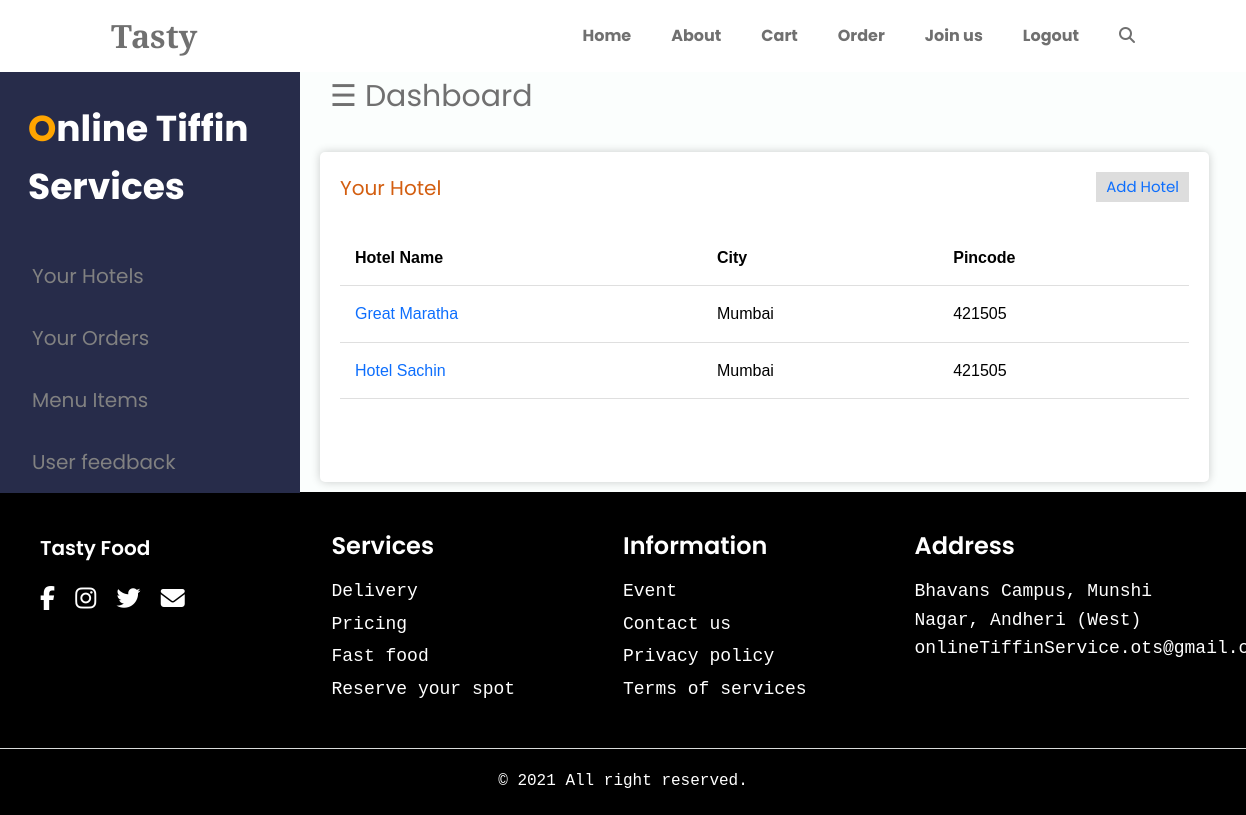
The page /hotel/dashboard/ (signed in) on the database its author committed.
### hotel_register/models.py (models this page shows, shortened)
class Hotel(models.Model):
    name = models.CharField(max_length=50)
    registation_form = models.ForeignKey(Hotel_Form, on_delete=models.CASCADE)
    address = models.CharField(max_length=1000)
    city = models.CharField(max_length=100)
    pincode = models.IntegerField()
    image = models.ImageField(upload_to="hotel_image")
    hotel_number = models.IntegerField()
    hotel_email = models.CharField(max_length=50)
    shop_license_number = models.IntegerField(blank=True, null=True)
    fssai_number = models.IntegerField(blank=True, null=True)
    fssai_image = models.FileField(upload_to = "fssai", blank=True, null=True)

### hotel_register/views.py (the view)
# urls.py: path('dashboard/', views.dashboard, name="dashboard"),
def dashboard(request):
    if request.user.is_authenticated:
        hotel_form = Hotel_Form.objects.get(customer=request.user)
        hotels = Hotel.objects.filter(registation_form = hotel_form)
        return render(request, 'hotel_register/dashboard.html', {"hotels" : hotels})
    messages.error(request, "Login required")
    return redirect('login')

### hotel_register/templates/hotel_register/dashboard.html (shortened to what this page needs)
{% extends "food/base.html" %}
{% load static %}
{% block style %}
  <link rel="stylesheet" href="{% static 'css/dashboard.css' %}">
{% endblock style %}
{% block content %}
<div class="mydashboard">
  <div id="mySidenav" class="sidenav">
    <p class="logo"><span>O</span>nline Tiffin Services</p>
    <a href="{% url 'owner_hotel' %}" class="icon-a">Your Hotels</a>
    <a href="{% url 'owner_orders' %}" class="icon-a">Your Orders</a>
    <a href="{% url 'owner_menu_items' %}" class="icon-a">Menu Items</a>
    <a href="{% url 'hotel_feedback' %}" class="icon-a">User feedback</a>
  </div>
  <div id="main">
    <div class="head">
      <div class="col-div-6">
        <span style="font-size:30px;cursor:pointer;" class="nav">&#9776; Dashboard</span>
      </div>
    </div>
    <div class="col-div-12">
      <div class="box-8">
        <div class="content-box">
          <p>Your Hotel <span><a href="{% url 'add_hotel' %}">Add Hotel</a></span></p>
          <br />
          <table>
            <tr>
              <th>Hotel Name</th>
              <th>City</th>
              <th>Pincode</th>
            </tr>
            {% for hotel in hotels %}
            <tr>
              <td>
                <a href="{% url 'hotel_details' hotel.id %}">{{hotel.name}}</a>
              </td>
              <td>{{hotel.city}}</td>
              <td>{{hotel.pincode}}</td>
            </tr>
            {% endfor %}
          </table>
        </div>
      </div>
    </div>
  </div>
</div>
{% endblock content %}

### food/static/css/home.css (style rules this page uses)
@media screen and (min-width: 768px) { :root { --biggest-font-size: 4rem; --h1-font-size: 2.25rem; --h2-font-size: 1.5rem; --h3-font-size: 1.25rem; --normal-font-size: 1rem; --small-font-size: 0.875rem; --smaller-font-size: 0.813rem; } }
html { scroll-behavior: smooth; }
body { margin: var(--header-height) 0 0 0; font-family: var(--body-font); font-size: var(--normal-font-size); background-color: var(--body-color); color: var(--text-color); line-height: 1.6; }
h1, h2, h3, p, ul { margin: 0; }
a { text-decoration: none; }
@media screen and (min-width: 768px) { body { margin: 0; } }
@media screen and (min-width: 768px) { .nav { height: calc(var(--header-height) + 1.5rem); } }

### food/static/css/base.css (style rules this page uses)
:root { --header-height: 3rem; --first-color: #483519; --first-color-alt: orange; --title-color: #393939; --text-color: #707070; --text-color-light: #a6a6a6; --body-color: #fbfefd; --container-color: #ffffff; --body-font: Poppins, sans-serif; --biggest-font-size: 2.25rem; --h1-font-size: 1.5rem; --h2-font-size: 1.25rem; --h3-font-size: 1rem; --normal-font-size: 0.938rem; --small-font-size: 0.813rem; --smaller-font-size: 0.75rem; --font-medium: 500; --font-semi-bold: 600; --mb-1: 0.5rem; --mb-2: 1rem; --mb-3: 1.5rem; --mb-4: 2rem; --mb-5: 2.5rem; --mb-6: 3rem; --z-tooltip: 10; --z-fixed: 100; }
@media screen and (min-width: 768px) { :root { --biggest-font-size: 4rem; --h1-font-size: 2.25rem; --h2-font-size: 1.5rem; --h3-font-size: 1.25rem; --normal-font-size: 1rem; --small-font-size: 0.875rem; --smaller-font-size: 0.813rem; } }
html { scroll-behavior: smooth; }
body { margin: var(--header-height) 0 0 0; font-family: var(--body-font); font-size: var(--normal-font-size); background-color: var(--body-color); color: var(--text-color); line-height: 1.6; }
h1, h2, h3, p, ul { margin: 0; }
a { text-decoration: none; }
.nav { max-width: 1024px; height: var(--header-height); display: flex; justify-content: space-between; align-items: center; }
@media screen and (min-width: 768px) { body { margin: 0; } }
@media screen and (min-width: 768px) { .nav { height: calc(var(--header-height) + 1.5rem); } }

### hotel_register/static/css/dashboard.css (style rules this page uses)
.logo { margin: 0px; margin-left: 28px; font-weight: bold; color: white; margin-bottom: 30px; }
.logo span { color: orange; }
.mydashboard { margin-top: 30px; }
.sidenav { width: 300px; position: fixed; z-index: 1; top: 0; left: 0; background-color: #272c4a; overflow: hidden; transition: 0.5s; padding-top: 100px; }
.sidenav a { padding: 15px 8px 15px 32px; text-decoration: none; font-size: 20px; color: #818181; display: block; transition: 0.3s; }
.sidenav { position: absolute; top: 0; right: 25px; font-size: 36px; }
#main { transition: margin-left 0.5s; padding: 10px; margin-left: 300px; }
.head { padding: 20px; }
.content-box { padding: 20px; }
.content-box p { margin: 0px; font-size: 20px; color: rgb(211, 94, 16); }
.content-box p span { float: right; background-color: #ddd; padding: 3px 10px; font-size: 15px; }
.box-8, .box-4 { width: 96%; background-color: white; height: 330px; box-shadow: 0 0 10px rgba(0, 0, 0, 0.2); border-radius: 5px; }
.box-8 { margin-left: 10px; }
table { font-family: arial, sans-serif; border-collapse: collapse; width: 100%; }
td, th { text-align: left; padding: 15px; color: black; border-bottom: 1px solid #81818140; }

### rows shown on the page
Hotel: name "Great Maratha", city "Mumbai", pincode "421505"
Hotel: name "Hotel Sachin", city "Mumbai", pincode "421505"
